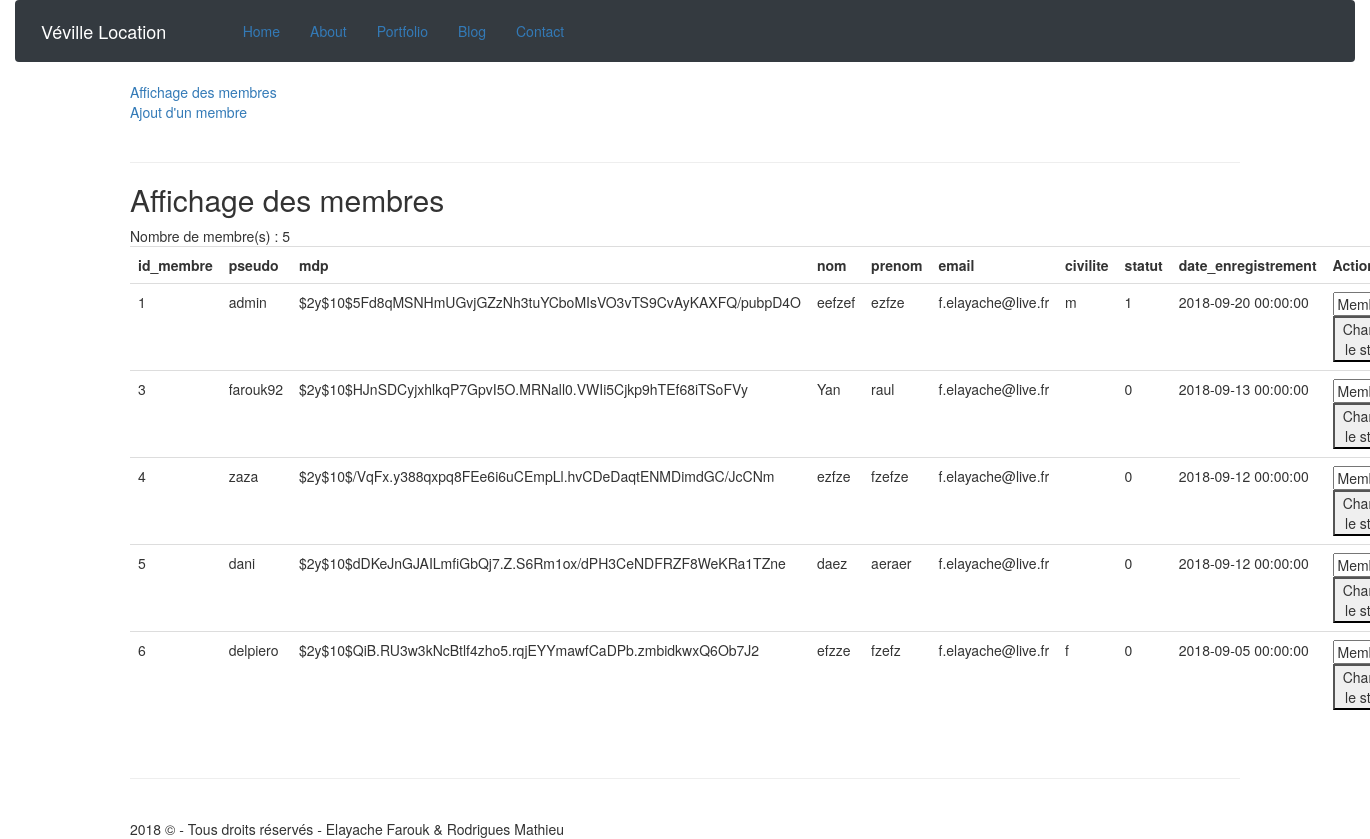
Screenshot of /admin/gestion_des_membres.php?action=affichage (signed in) with the database file from the repository.
### tables this page shows
CREATE TABLE `membre` (
  `id_membre` int(3) NOT NULL,
  `pseudo` varchar(20) NOT NULL,
  `mdp` varchar(60) NOT NULL,
  `nom` varchar(20) NOT NULL,
  `prenom` varchar(20) NOT NULL,
  `email` varchar(50) NOT NULL,
  `civilite` enum('m','f') NOT NULL,
  `statut` int(3) NOT NULL DEFAULT '0',
  `date_enregistrement` datetime NOT NULL
);

### inc/init.inc.php (called while the page is built, shortened)
<?php
$content = '';

### admin/gestion_des_membres.php (the view, shortened to what this page needs)
<?php
require_once("../inc/init.inc.php");
require_once("../inc/haut.inc.php");
$content .= '<a href="?action=affichage">Affichage des membres</a><br>';
$content .= '<a href="?action=ajout">Ajout d\'un membre</a><br><br><hr>';
if(isset($_GET['action']) && $_GET['action'] == 'affichage') {
	$resultat = $pdo->query('SELECT * FROM membre');
	$content .= '<h2>Affichage des membres</h2>';
	$content .= 'Nombre de membre(s) : ' . $resultat->rowCount();
$content .= '<table class="table"><tr>';
for($i = 0; $i < $resultat->columnCount(); $i++) {
	$colonne = $resultat->getColumnMeta($i);
	$content .= "<th>$colonne[name]</th>";
}
$content .= '<th colspan="2">Actions</th>';
$content .= '</tr>';
while($membres = $resultat->fetch(PDO::FETCH_ASSOC)) {
	$content .= '<tr>';
	foreach($membres as $indice => $valeur) {
		if($indice == 'photo')
			$content .= "<td><img src=\"$valeur\" height=\"42\" width=\"42\"></td>";
		else
			$content .= "<td>$valeur</td>";
	}
    $content .= '<td><form action="" method="post">
    <select id="statut" name="statut">
        <option value="0">Membre</option>
        <option value="1">Admin</option>
    </select>
    <button type="submit">Changer le statut</button>
    </form></td>';
	$content .= '<td><a href="?action=suppression&id_membre=' . $membres['id_membre'] . '" onClick="return(confirm(\'En êtes vous certain ?\'))"><span class="glyphicon glyphicon-trash"></span></a></td>';
}
$content .= '</table><br><hr><br>';
}
echo $content;
require_once("../inc/bas.inc.php");
?>

### inc/haut.inc.php (shortened to what this page needs)
<!DOCTYPE html>
<html lang="fr">
<head>
    <link rel="stylesheet" href="<?php echo URL; ?>css/style.css">
    <link rel="stylesheet" href="<?php echo URL; ?>css/bootstrap.min.css">
    <link rel="stylesheet" href="https://stackpath.bootstrapcdn.com/bootstrap/4.1.3/css/bootstrap.min.css">
    <link rel="stylesheet" href="<?php echo URL;?>css/style.css">
    <link href="//netdna.bootstrapcdn.com/bootstrap/3.3.7/css/bootstrap.min.css" rel="stylesheet">
    <link rel="stylesheet" href="https://cdnjs.cloudflare.com/ajax/libs/twitter-bootstrap/3.3.7/css/bootstrap.min.css">
</head>
<body>
    <header class="container-fluid">
    <nav class="navbar navbar-expand-lg navbar-dark bg-dark justify-content-between" role="navigation">
        <a class="navbar-brand" href="#" title="Mon Site">Véville Location</a>
  <div class="container">
    <div class="collapse navbar-collapse" id="bs-example-navbar-collapse-1">
      <ul class="nav navbar-nav">
        <li><a href="index.php">Home</a></li>
        <li><a href="about.php">About</a></li>
        <li><a href="#portfolio">Portfolio</a></li>
        <li><a href="#">Blog</a></li>
        <li><a href="contact.php">Contact</a></li>
      </ul>
    </div>
  </div>
</nav>
</header>
            <section>
            <div class="container">

### inc/bas.inc.php (shortened to what this page needs)
</div>
		</section>
		<footer>
			<div class="container">
				<?php echo date('Y'); ?> © - Tous droits réservés - Elayache Farouk & Rodrigues Mathieu
			</div>
		</footer>
	</body>
</html>

### rows the page displays
membre: id_membre "1", pseudo "admin", mdp "$2y$10$5Fd8qMSNHmUGvjGZzNh3tuYCboMIsVO3vTS9CvAyKAXFQ/pubpD4O", nom "eefzef", prenom "ezfze", email "f.elayache@live.fr", civilite "m", statut "1", date_enregistrement "2018-09-20 00:00:00"
membre: id_membre "3", pseudo "farouk92", mdp "$2y$10$HJnSDCyjxhlkqP7GpvI5O.MRNall0.VWIi5Cjkp9hTEf68iTSoFVy", nom "Yan", prenom "raul", email "f.elayache@live.fr", statut "0", date_enregistrement "2018-09-13 00:00:00"
membre: id_membre "4", pseudo "zaza", mdp "$2y$10$/VqFx.y388qxpq8FEe6i6uCEmpLl.hvCDeDaqtENMDimdGC/JcCNm", nom "ezfze", prenom "fzefze", email "f.elayache@live.fr", statut "0", date_enregistrement "2018-09-12 00:00:00"
membre: id_membre "5", pseudo "dani", mdp "$2y$10$dDKeJnGJAILmfiGbQj7.Z.S6Rm1ox/dPH3CeNDFRZF8WeKRa1TZne", nom "daez", prenom "aeraer", email "f.elayache@live.fr", statut "0", date_enregistrement "2018-09-12 00:00:00"
membre: id_membre "6", pseudo "delpiero", mdp "$2y$10$QiB.RU3w3kNcBtlf4zho5.rqjEYYmawfCaDPb.zmbidkwxQ6Ob7J2", nom "efzze", prenom "fzefz", email "f.elayache@live.fr", civilite "f", statut "0", date_enregistrement "2018-09-05 00:00:00"

### other values shown
$colonne[name] "id_membre"
$colonne[name] "pseudo"
$colonne[name] "mdp"
$colonne[name] "nom"
$colonne[name] "prenom"
$colonne[name] "email"
$colonne[name] "civilite"
$colonne[name] "statut"
$colonne[name] "date_enregistrement"
